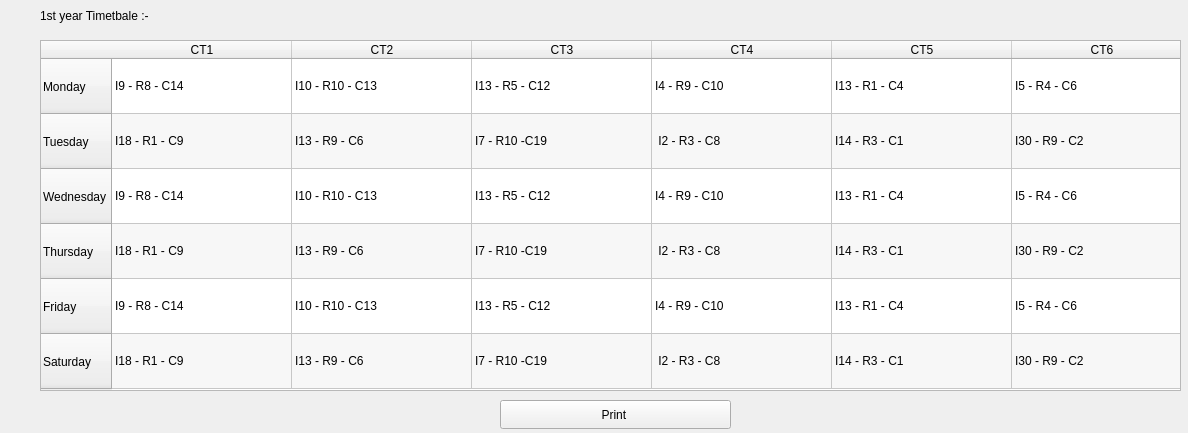
<?xml version="1.0" encoding="UTF-8"?>
<ui version="4.0">
 <class>Result</class>
 <widget class="QWidget" name="Result">
  <property name="geometry">
   <rect>
    <x>0</x>
    <y>0</y>
    <width>1188</width>
    <height>433</height>
   </rect>
  </property>
  <property name="windowTitle">
   <string>Result</string>
  </property>
  <widget class="QTableWidget" name="tableWidget">
   <property name="geometry">
    <rect>
     <x>40</x>
     <y>40</y>
     <width>1141</width>
     <height>351</height>
    </rect>
   </property>
   <property name="sizePolicy">
    <sizepolicy hsizetype="Preferred" vsizetype="Preferred">
     <horstretch>0</horstretch>
     <verstretch>0</verstretch>
    </sizepolicy>
   </property>
   <property name="acceptDrops">
    <bool>false</bool>
   </property>
   <property name="autoFillBackground">
    <bool>true</bool>
   </property>
   <property name="verticalScrollBarPolicy">
    <enum>Qt::ScrollBarAlwaysOff</enum>
   </property>
   <property name="horizontalScrollBarPolicy">
    <enum>Qt::ScrollBarAlwaysOff</enum>
   </property>
   <property name="autoScroll">
    <bool>true</bool>
   </property>
   <property name="showDropIndicator" stdset="0">
    <bool>false</bool>
   </property>
   <property name="alternatingRowColors">
    <bool>true</bool>
   </property>
   <property name="horizontalScrollMode">
    <enum>QAbstractItemView::ScrollPerPixel</enum>
   </property>
   <property name="showGrid">
    <bool>true</bool>
   </property>
   <property name="wordWrap">
    <bool>false</bool>
   </property>
   <attribute name="horizontalHeaderVisible">
    <bool>true</bool>
   </attribute>
   <attribute name="horizontalHeaderCascadingSectionResizes">
    <bool>true</bool>
   </attribute>
   <attribute name="horizontalHeaderDefaultSectionSize">
    <number>180</number>
   </attribute>
   <attribute name="horizontalHeaderShowSortIndicator" stdset="0">
    <bool>false</bool>
   </attribute>
   <attribute name="horizontalHeaderStretchLastSection">
    <bool>true</bool>
   </attribute>
   <attribute name="verticalHeaderCascadingSectionResizes">
    <bool>true</bool>
   </attribute>
   <attribute name="verticalHeaderMinimumSectionSize">
    <number>30</number>
   </attribute>
   <attribute name="verticalHeaderDefaultSectionSize">
    <number>55</number>
   </attribute>
   <attribute name="verticalHeaderStretchLastSection">
    <bool>false</bool>
   </attribute>
   <row>
    <property name="text">
     <string>Monday</string>
    </property>
   </row>
   <row>
    <property name="text">
     <string>Tuesday</string>
    </property>
   </row>
   <row>
    <property name="text">
     <string>Wednesday</string>
    </property>
   </row>
   <row>
    <property name="text">
     <string>Thursday</string>
    </property>
   </row>
   <row>
    <property name="text">
     <string>Friday</string>
    </property>
   </row>
   <row>
    <property name="text">
     <string>Saturday</string>
    </property>
   </row>
   <column>
    <property name="text">
     <string>CT1</string>
    </property>
   </column>
   <column>
    <property name="text">
     <string>CT2</string>
    </property>
    <property name="font">
     <font>
      <stylestrategy>PreferAntialias</stylestrategy>
     </font>
    </property>
   </column>
   <column>
    <property name="text">
     <string>CT3</string>
    </property>
   </column>
   <column>
    <property name="text">
     <string>CT4</string>
    </property>
   </column>
   <column>
    <property name="text">
     <string>CT5</string>
    </property>
   </column>
   <column>
    <property name="text">
     <string>CT6</string>
    </property>
   </column>
   <item row="0" column="0">
    <property name="text">
     <string>I9 - R8 - C14</string>
    </property>
    <property name="flags">
     <set>ItemIsSelectable|ItemIsEditable|ItemIsDragEnabled|ItemIsDropEnabled|ItemIsUserCheckable|ItemIsEnabled|ItemIsAutoTristate</set>
    </property>
   </item>
   <item row="0" column="1">
    <property name="text">
     <string>I10 - R10 - C13</string>
    </property>
   </item>
   <item row="0" column="2">
    <property name="text">
     <string>I13 - R5 - C12</string>
    </property>
   </item>
   <item row="0" column="3">
    <property name="text">
     <string>I4 - R9 - C10</string>
    </property>
   </item>
   <item row="0" column="4">
    <property name="text">
     <string>I13 - R1 - C4</string>
    </property>
   </item>
   <item row="0" column="5">
    <property name="text">
     <string>I5 - R4 - C6</string>
    </property>
   </item>
   <item row="1" column="0">
    <property name="text">
     <string>I18 - R1 - C9</string>
    </property>
   </item>
   <item row="1" column="1">
    <property name="text">
     <string>I13 - R9 - C6</string>
    </property>
   </item>
   <item row="1" column="2">
    <property name="text">
     <string>I7 - R10 -C19</string>
    </property>
   </item>
   <item row="1" column="3">
    <property name="text">
     <string> I2 - R3 - C8</string>
    </property>
   </item>
   <item row="1" column="4">
    <property name="text">
     <string>I14 - R3 - C1</string>
    </property>
   </item>
   <item row="1" column="5">
    <property name="text">
     <string>I30 - R9 - C2</string>
    </property>
   </item>
   <item row="2" column="0">
    <property name="text">
     <string>I9 - R8 - C14</string>
    </property>
   </item>
   <item row="2" column="1">
    <property name="text">
     <string>I10 - R10 - C13</string>
    </property>
   </item>
   <item row="2" column="2">
    <property name="text">
     <string>I13 - R5 - C12</string>
    </property>
   </item>
   <item row="2" column="3">
    <property name="text">
     <string>I4 - R9 - C10</string>
    </property>
   </item>
   <item row="2" column="4">
    <property name="text">
     <string>I13 - R1 - C4</string>
    </property>
   </item>
   <item row="2" column="5">
    <property name="text">
     <string>I5 - R4 - C6</string>
    </property>
   </item>
   <item row="3" column="0">
    <property name="text">
     <string>I18 - R1 - C9</string>
    </property>
   </item>
   <item row="3" column="1">
    <property name="text">
     <string>I13 - R9 - C6</string>
    </property>
   </item>
   <item row="3" column="2">
    <property name="text">
     <string>I7 - R10 -C19</string>
    </property>
   </item>
   <item row="3" column="3">
    <property name="text">
     <string> I2 - R3 - C8</string>
    </property>
   </item>
   <item row="3" column="4">
    <property name="text">
     <string>I14 - R3 - C1</string>
    </property>
   </item>
   <item row="3" column="5">
    <property name="text">
     <string>I30 - R9 - C2</string>
    </property>
   </item>
   <item row="4" column="0">
    <property name="text">
     <string notr="true">I9 - R8 - C14</string>
    </property>
   </item>
   <item row="4" column="1">
    <property name="text">
     <string>I10 - R10 - C13</string>
    </property>
   </item>
   <item row="4" column="2">
    <property name="text">
     <string>I13 - R5 - C12</string>
    </property>
   </item>
   <item row="4" column="3">
    <property name="text">
     <string>I4 - R9 - C10</string>
    </property>
   </item>
   <item row="4" column="4">
    <property name="text">
     <string>I13 - R1 - C4</string>
    </property>
   </item>
   <item row="4" column="5">
    <property name="text">
     <string>I5 - R4 - C6</string>
    </property>
   </item>
   <item row="5" column="0">
    <property name="text">
     <string>I18 - R1 - C9</string>
    </property>
   </item>
   <item row="5" column="1">
    <property name="text">
     <string>I13 - R9 - C6</string>
    </property>
   </item>
   <item row="5" column="2">
    <property name="text">
     <string>I7 - R10 -C19</string>
    </property>
   </item>
   <item row="5" column="3">
    <property name="text">
     <string> I2 - R3 - C8</string>
    </property>
   </item>
   <item row="5" column="4">
    <property name="text">
     <string>I14 - R3 - C1</string>
    </property>
   </item>
   <item row="5" column="5">
    <property name="text">
     <string>I30 - R9 - C2</string>
    </property>
   </item>
  </widget>
  <widget class="QPushButton" name="pushButton">
   <property name="geometry">
    <rect>
     <x>500</x>
     <y>400</y>
     <width>231</width>
     <height>29</height>
    </rect>
   </property>
   <property name="text">
    <string>Print </string>
   </property>
  </widget>
  <widget class="QLabel" name="label">
   <property name="geometry">
    <rect>
     <x>40</x>
     <y>0</y>
     <width>211</width>
     <height>31</height>
    </rect>
   </property>
   <property name="styleSheet">
    <string notr="true">font: 700 12pt &quot;Segoe UI&quot;;</string>
   </property>
   <property name="text">
    <string>1st year Timetbale :-</string>
   </property>
  </widget>
 </widget>
 <resources/>
 <connections/>
</ui>
